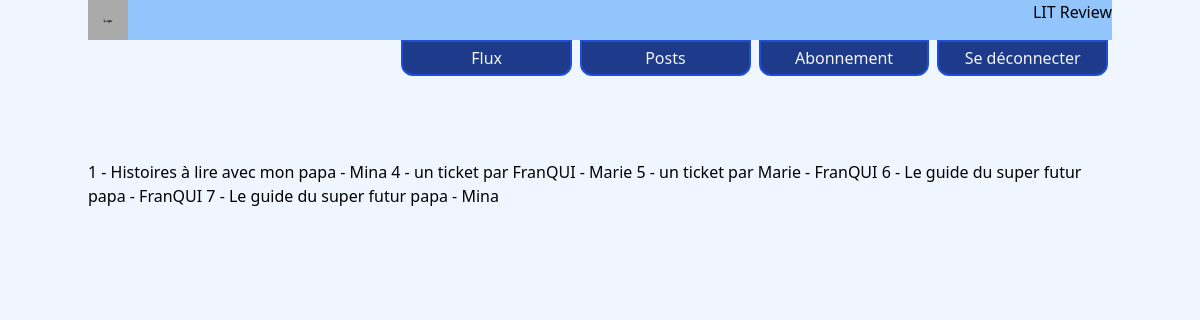
The page /review/ (signed in) on the database as committed earlier.
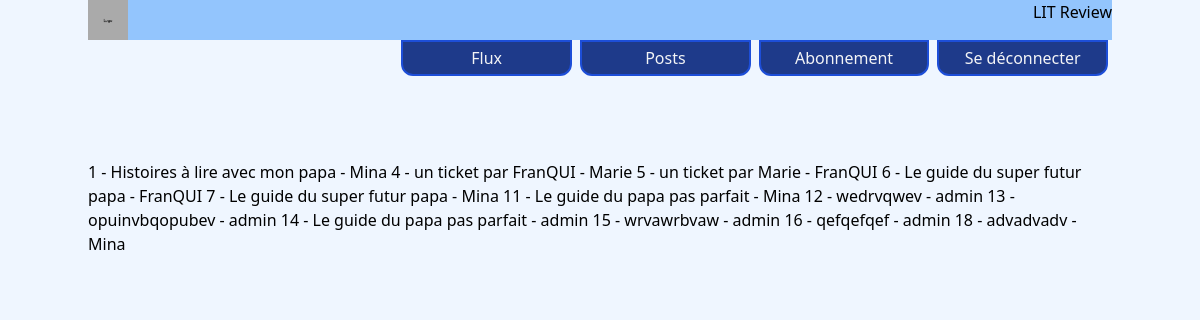
The same page on the database as committed later.
### review/models.py (models this page shows, shortened)
class Review(models.Model):
    ticket: Ticket = models.ForeignKey(to=Ticket, on_delete=models.CASCADE)
    rating = models.PositiveSmallIntegerField(
        validators=[MinValueValidator(0), MaxValueValidator(5)],
        choices=((1, 1), (2, 2), (3, 3), (4, 4), (5, 5)),
        default=3,
    )
    headline = models.CharField(max_length=128)
    body = models.TextField(max_length=8192, blank=True)
    user: User = models.ForeignKey(
        to=settings.AUTH_USER_MODEL, on_delete=models.CASCADE)
    time_created = models.DateTimeField(auto_now_add=True)
    def __str__(self):
        return f"{self.pk} - {self.ticket.title} - {self.user.username}"

### ticket/models.py (models this page shows, shortened)
class Ticket(models.Model):
    title = models.CharField(max_length=128)
    description = models.TextField(max_length=2038, blank=True)
    user: User = models.ForeignKey(to=settings.AUTH_USER_MODEL,
                                   on_delete=models.CASCADE)
    image = models.ImageField(null=True, blank=True, upload_to='books_cover')
    time_created = models.DateTimeField(auto_now_add=True)

### review/views.py (the view)
# urls.py: path('', ReviewListView.as_view(), name='review_list'),
class ReviewListView(LoginRequiredMixin, ListView):
    model = Review
    login_url = 'home'
    redirect_field_name = 'redirect_to'
    context_object_name = "reviews"

### review/templates/review/review_list.html
{% extends "litreview/base.html" %}
{% block content %}
    <div class="container flex">
        {% for review in reviews %}
            {{ review }}
        {% endfor %}
    </div>
{% endblock %}

Rows that differ between the two databases and show on the page:
added Review: id+ticket+user "11 - Le guide du papa pas parfait - Mina"
added Review: id+ticket+user "12 - wedrvqwev - admin"
added Review: id+ticket+user "13 - opuinvbqopubev - admin"
added Review: id+ticket+user "14 - Le guide du papa pas parfait - admin"
added Review: id+ticket+user "15 - wrvawrbvaw - admin"
added Review: id+ticket+user "16 - qefqefqef - admin"
added Review: id+ticket+user "18 - advadvadv - Mina"
